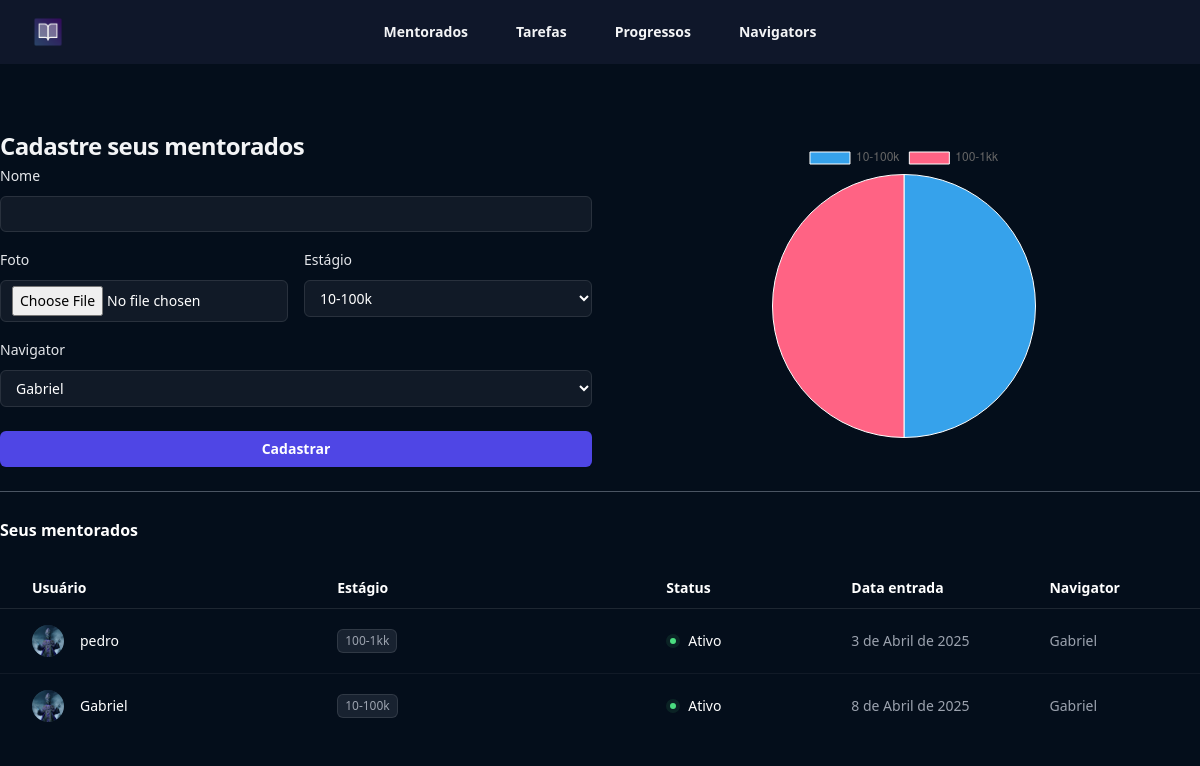
Page /mentorados/ (signed in) on the committed database.
### mentorados/models.py (models this page shows, shortened)
class Mentorados(models.Model):
    estagio_choices = (
        ('E1', '10-100k'),
        ('E2', '100-1kk')
    )
    nome = models.CharField(max_length=255)
    foto = models.ImageField(upload_to='fotos', null=True, blank=True)
    estagio = models.CharField(max_length=2, choices=estagio_choices)
    navigator = models.ForeignKey(Navigators, null=True, blank=True, on_delete=models.CASCADE)
    user = models.ForeignKey(User, on_delete=models.CASCADE)
    criado_em = models.DateField(auto_now_add=True)
    token = models.CharField(max_length=16, unique=True, blank=True)

class Navigators(models.Model):
    nome = models.CharField(max_length=255)
    user = models.ForeignKey(User, on_delete=models.CASCADE)

### mentorados/views.py (the view, shortened to what this page needs)
# urls.py: path('mentorados/', include('mentorados.urls')),
def mentorados(request):
    if not request.user.is_authenticated:
        return redirect('login')
    if request.method == 'GET':
        navigators = Navigators.objects.filter(user=request.user)
        mentorados = Mentorados.objects.filter(user=request.user)
        estagio_choices = Mentorados._meta.get_field('estagio').choices
        estagios_flat = [i[1] for i in estagio_choices]
        qtd_estagios = [Mentorados.objects.filter(estagio=i[0], user=request.user).count() for i in estagio_choices]
        return render(
            request,
            'mentorados.html',
            {
                'estagios': estagio_choices,
                'navigators': navigators,
                'mentorados': mentorados,
                'estagios_flat': estagios_flat,
                'qtd_estagios': qtd_estagios
            }
        )

### mentorados/templates/mentorados.html (shortened to what this page needs)
{% extends "base.html" %}
{% load static %}
{% block 'body' %} <header class="bg-slate-900">
 <nav class="flex items-center justify-between p-4 lg:px-8" aria-label="Global">
 <div class="flex lg:flex-1">
    <a href="#" class="-m-1.5 p-1.5">
        <img class="h-8 w-auto" src="{% static 'logo.png' %}" alt="">
        </a>
        </div>
        <div class="hidden lg:flex lg:gap-x-12">
        <a href="#" class="text-sm/6 font-semibold text-gray-100">Mentorados</a>
        <a href="#" class="text-sm/6 font-semibold text-gray-100">Tarefas</a>
        <a href="#" class="text-sm/6 font-semibold text-gray-100">Progressos</a>
        <a href="#" class="text-sm/6 font-semibold text-gray-100">Navigators</a>
        </div>
        </nav>
        </header>
        <div class="bg-[#040e1b] min-h-screen">
        <div class="max-w-7xl mx-auto py-12">
        <div class="grid grid-cols-2 gap-4">
        <div>
            <form action="{% url 'mentorados' %}" method="POST" enctype='multipart/form-data'>{% csrf_token %}
        <h2 class="mt-4 text-2xl/9 font-bold tracking-tight text-gray-100">Cadastre seus mentorados</h2>
        <div>
        <label for="email" class="block text-sm/6 font-medium text-gray-200">Nome</label>
        <div class="mt-2">
        <input type="text" name="nome" required class="block w-full rounded-md bg-white/5 px-3 py-1.5 text-base text-white outline outline-1 -outline-offset-1 outline-white/10 placeholder:text-gray-500 focus:outline focus:outline-2 focus:-outline-offset-2 focus:outline-indigo-500 sm:text-sm/6">
        </div>
        </div>
        <div class="grid grid-cols-2 gap-4 mt-4">
        <div>
        <label class="block text-sm/6 font-medium text-gray-200">Foto</label>
        <div class="mt-2">
        <input type="file" name="foto" id="foto" autocomplete="foto" required class="block w-full rounded-md bg-white/5 px-3 py-1.5 text-base text-white outline outline-1 -outline-offset-1 outline-white/10 placeholder:text-gray-500 focus:outline focus:outline-2 focus:-outline-offset-2 focus:outline-indigo-500 sm:text-sm/6">
        </div>
        </div>
        <div>
        <label class="block text-sm/6 font-medium text-gray-200">Estágio</label>
        <div class="mt-2">
        <select name="estagio" id="" class="block w-full rounded-md bg-white/5 px-3 py-2 text-base text-white outline outline-1 -outline-offset-1 outline-white/10 placeholder:text-gray-500 focus:outline focus:outline-2 focus:-outline-offset-2 focus:outline-indigo-500 sm:text-sm/6">
            {% for estagio in estagios %}
    <option class="text-slate-900" value="">{{ estagio.1 }}</option>
{% endfor %}
        </select>
        </div>
        </div>
        </div>
        <div class="mt-4">
        <label class="block text-sm/6 font-medium text-gray-200">Navigator</label>
        <div class="mt-2">
        <select name="navigator" id="" class="block w-full rounded-md bg-white/5 px-3 py-2 text-base text-white outline outline-1 -outline-offset-1 outline-white/10 placeholder:text-gray-500 focus:outline focus:outline-2 focus:-outline-offset-2 focus:outline-indigo-500 sm:text-sm/6">
             {% for navigator in navigators %}
            <option value="{{ navigator.id }}">{{ navigator.nome }}</option>
        {% endfor %}
        </select>
        </div>
        <br>
        <button type="submit" class="flex w-full justify-center cursor-pointer rounded-md bg-indigo-600 px-3 py-1.5 text-sm/6 font-semibold text-white shadow-sm hover:bg-indigo-500 focus-visible:outline focus-visible:outline-2 focus-visible:outline-offset-2 focus-visible:outline-indigo-600">Cadastrar</button>
        </div>
        </form>
        </div>
        <div class="flex justify-center items-center w-1/2 mx-auto">
        <canvas id="myChart" class="w-24 h-24"></canvas>
        </div>
        </div>
        <div class="mt-6">
        <hr class="border-gray-600">
        <br>
        <h2 class="text-base/7 font-semibold text-white ">Seus mentorados</h2>
        <table class="mt-6 w-full whitespace-nowrap text-left">
        <colgroup>
        <col class="w-full sm:w-4/12">
        <col class="lg:w-4/12">
        <col class="lg:w-2/12">
        <col class="lg:w-1/12">
        <col class="lg:w-1/12">
        </colgroup>
        <thead class="border-b border-white/10 text-sm/6 text-white">
        <tr>
        <th scope="col" class="py-2 pl-4 pr-8 font-semibold sm:pl-6 lg:pl-8">Usuário</th>
        <th scope="col" class="hidden py-2 pl-0 pr-8 font-semibold sm:table-cell">Estágio</th>
        <th scope="col" class="py-2 pl-0 pr-4 text-right font-semibold sm:pr-8 sm:text-left lg:pr-20">Status</th>
        <th scope="col" class="hidden py-2 pl-0 pr-8 font-semibold md:table-cell lg:pr-20">Data entrada</th>
        <th scope="col" class="hidden py-2 pl-0 pr-8 font-semibold md:table-cell lg:pr-20">Navigator</th>
        </tr>
        </thead>
        <tbody class="divide-y divide-white/5">
            {% for mentorado in mentorados%}
        <tr>
        <td class="py-4 pl-4 pr-8 sm:pl-6 lg:pl-8">
        <div class="flex items-center gap-x-4">
        <img src="{{mentorado.foto.url}}" alt="" class="size-8 rounded-full bg-gray-800">
        <div class="truncate text-sm/6 font-medium text-white">{{mentorado.nome}}</div>
        </div>
        </td>
        <td class="hidden py-4 pl-0 pr-4 sm:table-cell sm:pr-8">
        <div class="flex gap-x-3">
        <div class="rounded-md bg-gray-700/40 px-2 py-1 text-xs font-medium text-gray-400 ring-1 ring-inset ring-white/10">{{mentorado.get_estagio_display}}</div>
        </div>
        </td>
        <td class="py-4 pl-0 pr-4 text-sm/6 sm:pr-8 lg:pr-20">
        <div class="flex items-center justify-end gap-x-2 sm:justify-start">
        <div class="flex-none rounded-full bg-green-400/10 p-1 text-green-400">
        <div class="size-1.5 rounded-full bg-current"></div>
        </div>
        <div class="hidden text-white sm:block">Ativo</div>
        </div>
        </td>
        <td class="hidden py-4 pl-0 pr-8 text-sm/6 text-gray-400 md:table-cell lg:pr-20">{{mentorado.criado_em}}</td>
        <td class="hidden py-4 pl-0 pr-8 text-sm/6 text-gray-400 md:table-cell lg:pr-20">
        {{mentorado.navigator.nome}}
        </td>
        </tr>
        {% endfor %}
        </tbody>
        </table>
        </div>
        </div>
        </div>
        <script>
            const ctx = document.getElementById('myChart');
            new Chart(ctx, {
              type: 'pie',
              data: {
                labels: {{estagios_flat|safe}},
                datasets: [{
                  label: '# of Votes',
                  data: {{qtd_estagios}},
                  borderWidth: 1
                }]
              },
              options: {
                  y: {
                    beginAtZero: true
                  }
                }
              }
            );
          </script>
          {% endblock 'body' %}

### templates/base.html (shortened to what this page needs)
{% load static %}
<!DOCTYPE html>
<html lang="en">
<head>
    <script src="https://cdn.tailwindcss.com"></script>
</head>
<body>
    {% block 'body' %}{% endblock 'body' %}
</body>
</html>

### rows in the picture
Mentorados: foto (picture), nome "pedro", estagio "100-1kk", criado_em "3 de Abril de 2025", navigator.nome "Gabriel"
Mentorados: foto (picture), nome "Gabriel", estagio "10-100k", criado_em "8 de Abril de 2025", navigator.nome "Gabriel"

### other values in the picture
form field estagio "10-100k"
form field navigator "Gabriel"
chart data {{ qtd_estagios }} [1, 1]
